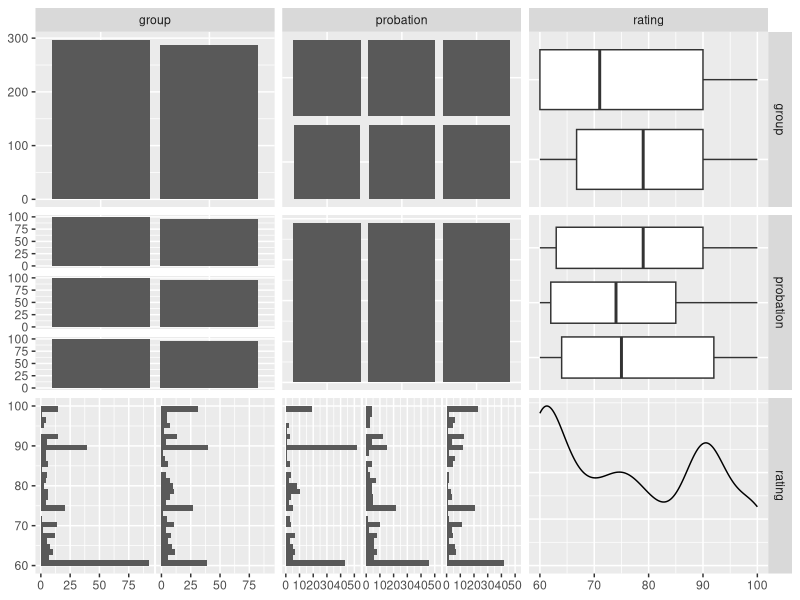
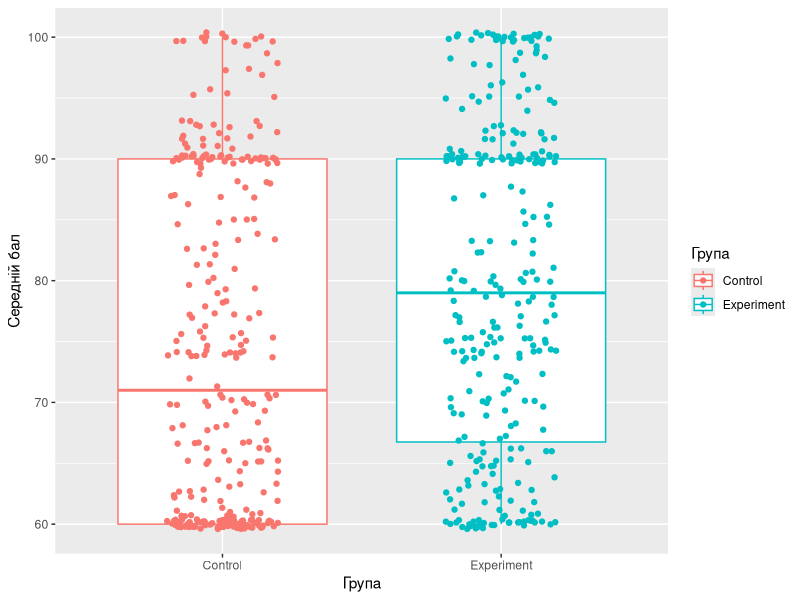
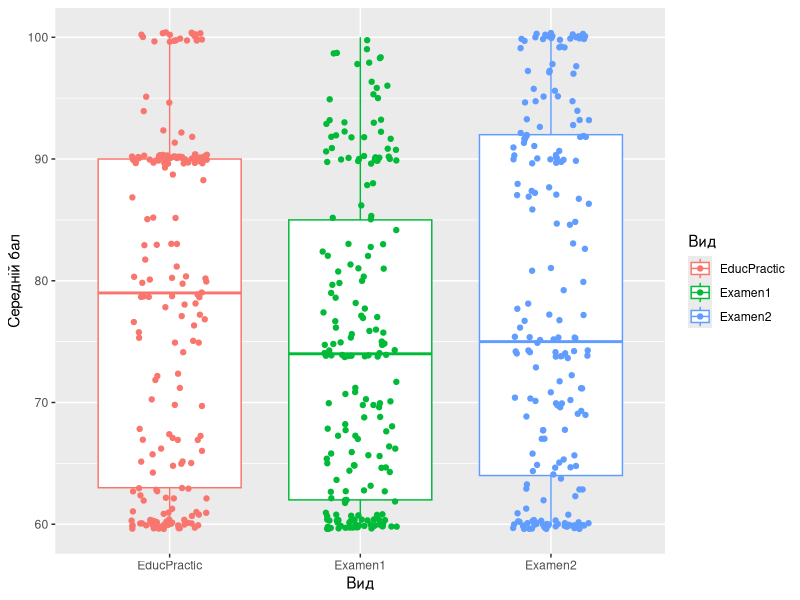
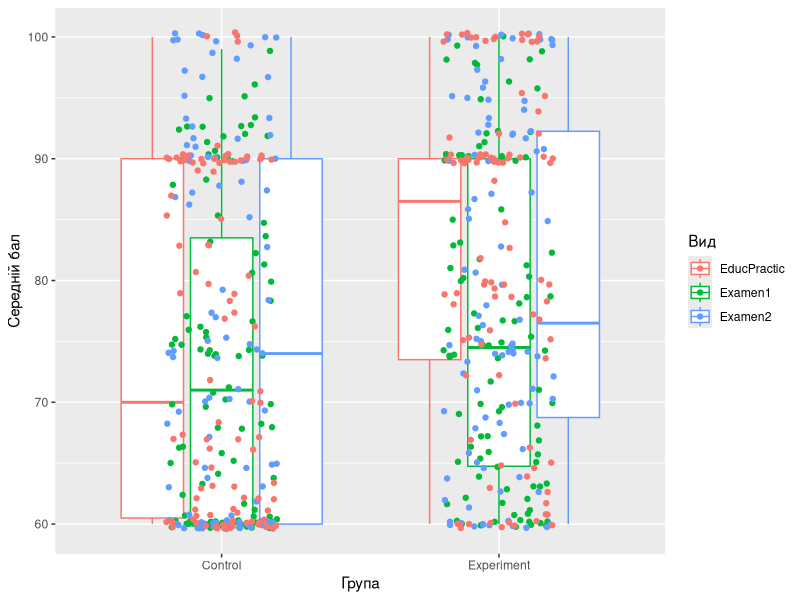
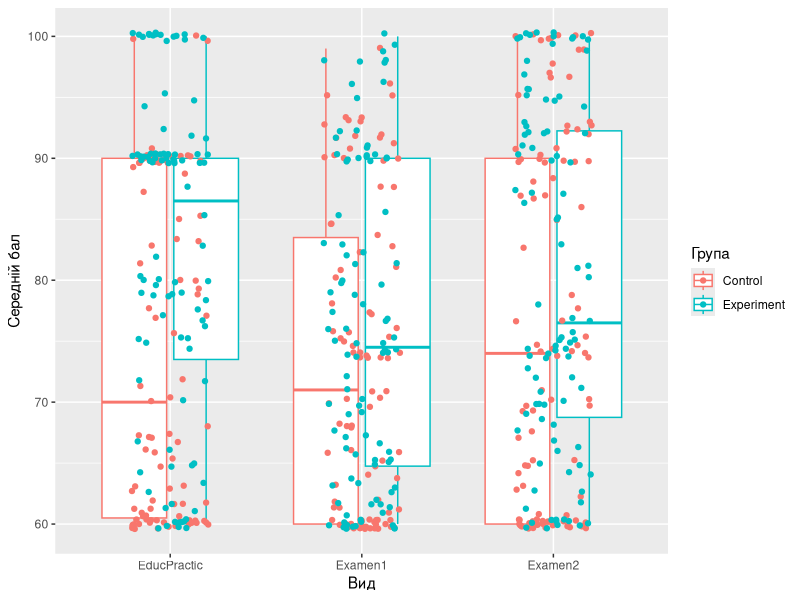
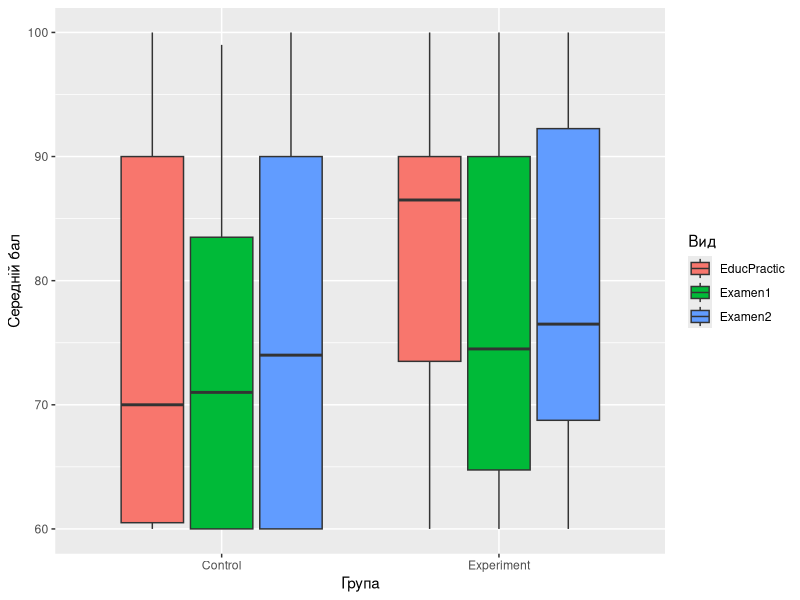
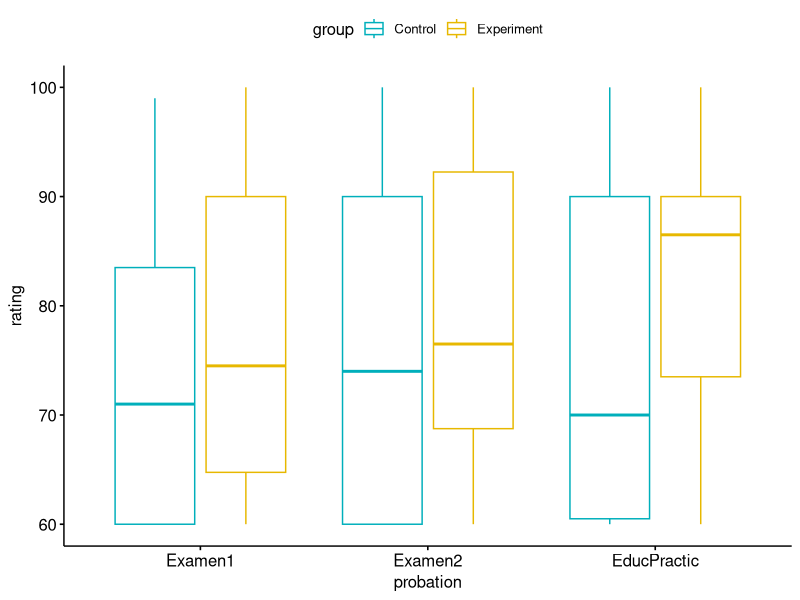
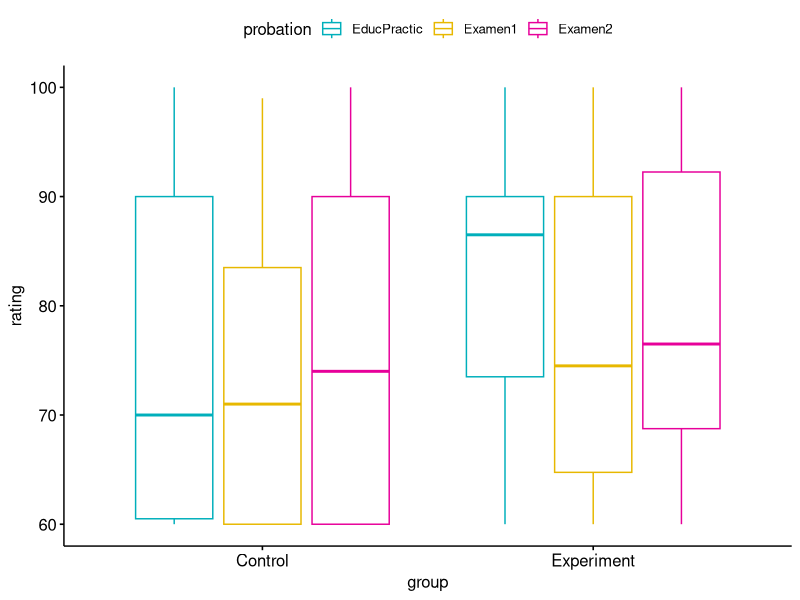

Write R code to recreate these figures, in order.
library(readxl)
library(tidyverse)
data_git <- read_excel("data_git.xlsx", sheet = "data")
library(GGally)
select(data_git,"group", "probation", "rating") %>% ggpairs
#----------------

select(data_git,"group", "probation", "rating") %>% 
  ggplot + aes(x = group, y = rating, colour = group)+ geom_boxplot() +
  geom_jitter(width = 0.2) + labs(x = "Група", y = "Середній бал",colour = "Група")

select(data_git,"group", "probation", "rating") %>% 
  ggplot + aes(x = probation, y = rating, colour = probation)+ geom_boxplot() +
  geom_jitter(width = 0.2) + labs(x = "Вид", y = "Середній бал",colour = "Вид")

select(data_git,"group", "probation", "rating") %>% 
  ggplot + aes(x = group, y = rating, colour = probation)+ geom_boxplot() +
  geom_jitter(width = 0.2) + labs(x = "Група", y = "Середній бал",colour = "Вид")
select(data_git,"group", "probation", "rating") %>% 
  ggplot + aes(x = probation, y = rating, colour = group)+ geom_boxplot() +
  geom_jitter(width = 0.2) + labs(x = "Вид", y = "Середній бал",colour = "Група")



select(data_git,"group", "probation", "rating") %>% 
  ggplot( aes(x = group, y = rating)) +
  geom_boxplot(aes(fill = probation))+labs(x = "Група", y = "Середній бал",fill = "Вид")

library(ggpubr)
ggboxplot(data_git, x = "probation", y = "rating", color = "group", palette = c("#00AFBB", "#E7B800"))
ggboxplot(data_git, x = "group", y = "rating", color = "probation", palette = c("#00AFBB", "#E7B800", "#e7009a"))



interaction.plot(data_git$group, data_git$probation, data_git$rating)
interaction.plot(data_git$group, data_git$probation, data_git$rating, type="b", col=c("red","blue")) 

library(gplots)
plotmeans(rating ~ interaction(group, probation, sep=" "), data=data_git,
          connect=list(c(1,3,5),c(2,4,6)),
          col=c("red", "darkgreen"),
          main = "Title", xlab = "xlab")

#----------------
